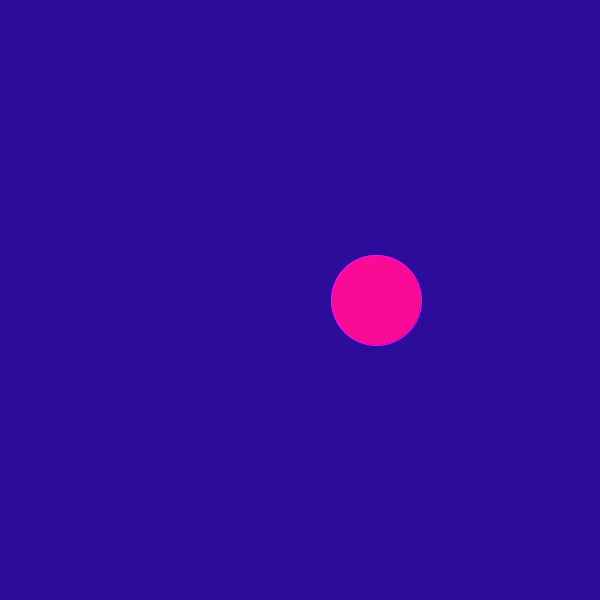
Frame 1 (no input)
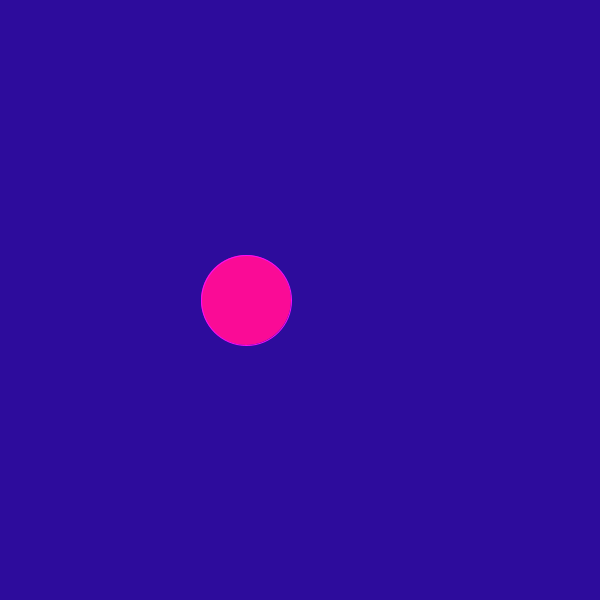
Frame 60 (the mouse pressed at the canvas centre just before this capture)
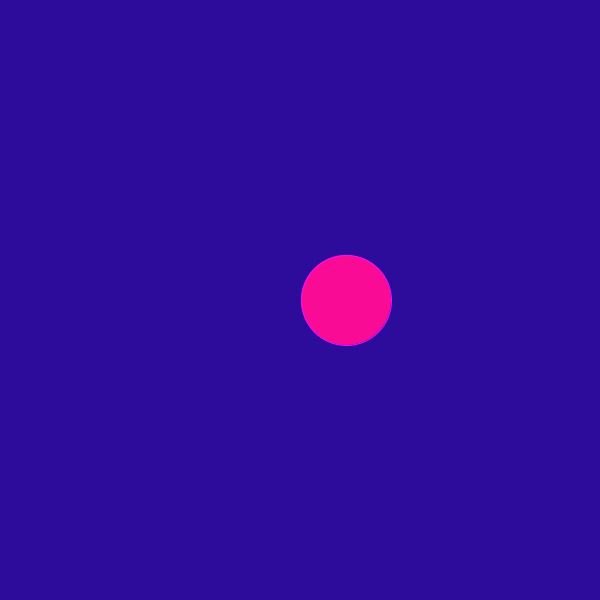
Frame 120 (the mouse held since frame 60 and released just before this capture)

The Processing sketch that drew these frames (run headless with seeded random() and noise(); from frame 60 on, the mouse is pressed at the canvas centre):

// Processing sketch: Pong
// ── Pong.pde
int x = 376;
int y = 300;
int randomNumber = (int) random(width);
int speed = 10;
void setup(){
  size(600, 600);

}
void draw(){
 background(45, 12, 156);
  fill(250, 11, 150);
stroke(250, 11, 250);
ellipse(x, y, 90, 90);
x+= speed;
if(x>width){
  speed=-speed;
}
else if(x<0){
 speed=-speed; 
 if(y>height){
   speed=-speed;
 }
 else if(y<0){
   speed=-speed;
 }
}
}
